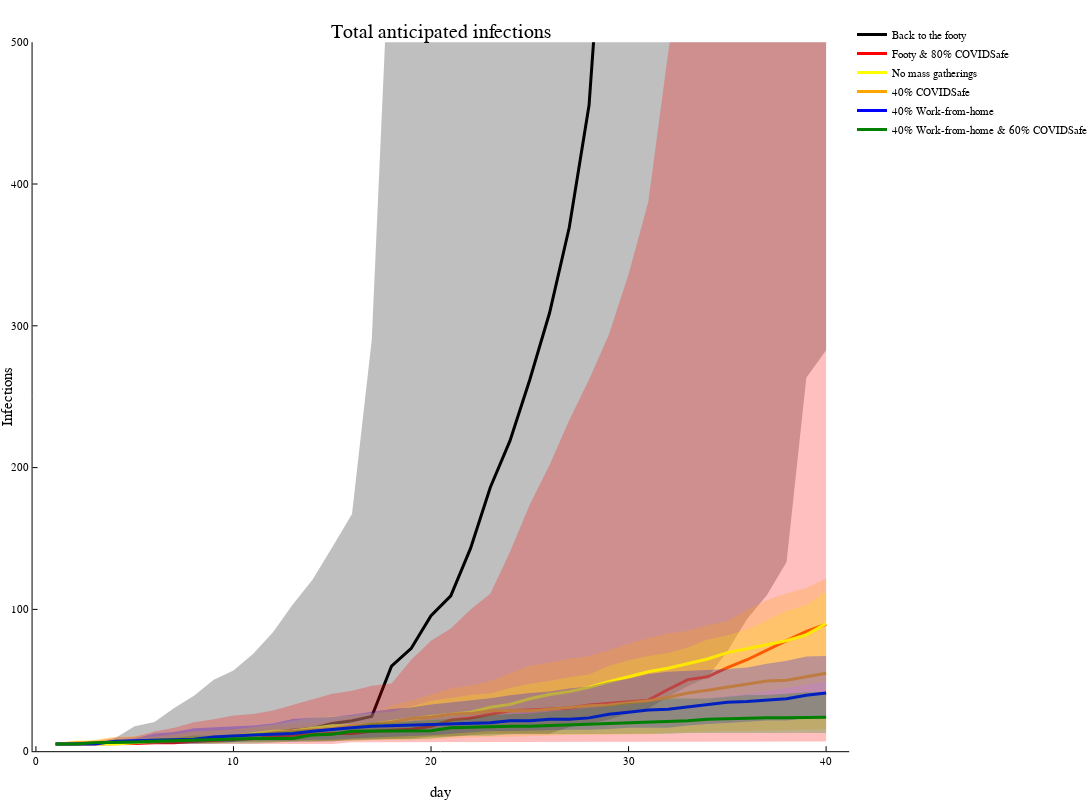

Notebook code cell kept with this figure:
### Code cell
plot([],title="Total anticipated infections",xlabel="day",ylabel="Infections",ylimit=(0,500),label=false,size=(1200,800))
EpiSim.plotquantiles(pop .- St0,:black,"Back to the footy")
EpiSim.plotquantiles(pop .- St1,:red,"Footy & 80% COVIDSafe")
EpiSim.plotquantiles(pop .- St2,:yellow,"No mass gatherings")
EpiSim.plotquantiles(pop .- St3,:orange,"40% COVIDSafe")
EpiSim.plotquantiles(pop .- St4,:blue,"40% Work-from-home")
EpiSim.plotquantiles(pop .- St5,:green,"40% Work-from-home & 60% COVIDSafe")

### Figure 1 — Plotly figure (JSON) as saved in the notebook; plotly's stock layout.template omitted (floating-point values rounded to 4 significant figures)
{"data": [{"colorbar": {"title": ""}, "fill": "tozeroy", "fillcolor": "rgba(0, 0, 0, 0.250)", "legendgroup": "Back to the footy", "line": {"color": "rgba(0, 0, 0, 1.000)", "dash": "solid", "shape": "linear", "width": 0}, "mode": "lines", "name": "Back to the footy", "showlegend": false, "type": "scatter", "x": [1, 2, 3, 4, 5, 6, 7, 8, 9, 10, 11, 12, 13, 14, 15, 16, 17, 18, 19, 20, 21, 22, 23, 24, 25, 26, 27, 28, 29, 30, 31, 32, 33, 34, 35, 36, 37, 38, 39, 40, 40, 39, 38, 37, 36, 35, 34, 33, 32, 31, 30, 29, 28, 27, 26, 25, 24, 23, 22, 21, 20, 19, 18, 17, 16, 15, 14, 13, 12, 11, 10, 9, 8, 7, 6, 5, 4, 3, 2, 1], "xaxis": "x1", "y": [5, 5, 5, 5, 5, 5, 5, 5.45, 5.45, 6.45, 6.45, 6.9, 6.9, 6.9, 6.9, 8, 8.45, 8.9, 8.9, 10.35, 10.35, 11.45, 12.35, 12.35, 12.35, 12.35, 16.85, 19.55, 22.25, 26.75, 30, 38.55, 45.85, 52.15, 70.35, 93.3, 109.9, 133.4, 263.4, 282.7, 143300.0, 123000.0, 104500.0, 88470.0, 74070.0, 61390.0, 50250.0, 41000.0, 33230.0, 26930.0, 21790.0, 17080.0, 13570.0, 10490.0, 8332.0, 6605.0, 5271.0, 4211.0, 3223.0, 2302.0, 1528.0, 1042.0, 602.5, 290.2, 167.3, 143.8, 120.8, 103.4, 83.9, 68.7, 56.9, 50.4, 39.15, 30.45, 20.65, 17.55, 9.1, 7, 6, 5], "yaxis": "y1", "zmax": null, "zmin": null}, {"colorbar": {"title": ""}, "legendgroup": "Back to the footy", "line": {"color": "rgba(0, 0, 0, 1.000)", "dash": "solid", "shape": "linear", "width": 3}, "mode": "lines", "name": "Back to the footy", "showlegend": true, "type": "scatter", "x": [1, 2, 3, 4, 5, 6, 7, 8, 9, 10, 11, 12, 13, 14, 15, 16, 17, 18, 19, 20, 21, 22, 23, 24, 25, 26, 27, 28, 29, 30, 31, 32, 33, 34, 35, 36, 37, 38, 39, 40], "xaxis": "x1", "y": [5, 5, 5.5, 5.5, 6, 6.5, 7, 8, 8, 8, 11.5, 13.5, 15, 16, 19.5, 21.5, 24.5, 60, 72.5, 95.5, 109.5, 143, 186, 219, 262, 309, 369.5, 455.5, 651, 876.5, 1180, 1546.0, 2062.0, 2758.0, 3442, 4844.0, 6020, 7668, 10360.0, 13800.0], "yaxis": "y1", "zmax": null, "zmin": null}, {"colorbar": {"title": ""}, "fill": "tozeroy", "fillcolor": "rgba(255, 0, 0, 0.250)", "legendgroup": "Footy & 80% COVIDSafe", "line": {"color": "rgba(255, 0, 0, 1.000)", "dash": "solid", "shape": "linear", "width": 0}, "mode": "lines", "name": "Footy & 80% COVIDSafe", "showlegend": false, "type": "scatter", "x": [1, 2, 3, 4, 5, 6, 7, 8, 9, 10, 11, 12, 13, 14, 15, 16, 17, 18, 19, 20, 21, 22, 23, 24, 25, 26, 27, 28, 29, 30, 31, 32, 33, 34, 35, 36, 37, 38, 39, 40, 40, 39, 38, 37, 36, 35, 34, 33, 32, 31, 30, 29, 28, 27, 26, 25, 24, 23, 22, 21, 20, 19, 18, 17, 16, 15, 14, 13, 12, 11, 10, 9, 8, 7, 6, 5, 4, 3, 2, 1], "xaxis": "x1", "y": [5, 5, 5, 5, 5, 5, 5, 5, 5, 5, 5, 5, 5, 5, 5, 6.35, 6.35, 6.35, 6.35, 6.8, 6.8, 6.8, 6.8, 6.8, 6.8, 6.8, 6.8, 6.8, 6.8, 6.8, 6.8, 6.8, 6.8, 6.8, 6.8, 6.8, 6.8, 6.8, 6.8, 6.8, 2243.0, 1932.0, 1642.0, 1328.0, 990.9, 846.1, 697.6, 582.6, 492.3, 387.4, 336.3, 293.7, 262.2, 233.5, 201.8, 174.0, 140.6, 111.1, 99.85, 86.6, 77.9, 64.45, 47.7, 46.15, 42.6, 40.5, 36.6, 33.05, 28.75, 26.2, 25.1, 22.55, 20.45, 16.6, 13.95, 10.1, 9.65, 7.55, 6.1, 5], "yaxis": "y1", "zmax": null, "zmin": null}, {"colorbar": {"title": ""}, "legendgroup": "Footy & 80% COVIDSafe", "line": {"color": "rgba(255, 0, 0, 1.000)", "dash": "solid", "shape": "linear", "width": 3}, "mode": "lines", "name": "Footy & 80% COVIDSafe", "showlegend": true, "type": "scatter", "x": [1, 2, 3, 4, 5, 6, 7, 8, 9, 10, 11, 12, 13, 14, 15, 16, 17, 18, 19, 20, 21, 22, 23, 24, 25, 26, 27, 28, 29, 30, 31, 32, 33, 34, 35, 36, 37, 38, 39, 40], "xaxis": "x1", "y": [5, 5, 5, 5.5, 5.5, 6, 6, 7, 7.5, 8.5, 9, 10.5, 11.5, 12, 12.5, 12.5, 14, 15, 15.5, 17.5, 22, 23.5, 26, 28.5, 29, 29.5, 30.5, 32.5, 33.5, 35, 36, 43.5, 50.5, 52.5, 59, 64.5, 71.5, 78, 84.5, 89.5], "yaxis": "y1", "zmax": null, "zmin": null}, {"colorbar": {"title": ""}, "fill": "tozeroy", "fillcolor": "rgba(255, 255, 0, 0.250)", "legendgroup": "No mass gatherings", "line": {"color": "rgba(255, 255, 0, 1.000)", "dash": "solid", "shape": "linear", "width": 0}, "mode": "lines", "name": "No mass gatherings", "showlegend": false, "type": "scatter", "x": [1, 2, 3, 4, 5, 6, 7, 8, 9, 10, 11, 12, 13, 14, 15, 16, 17, 18, 19, 20, 21, 22, 23, 24, 25, 26, 27, 28, 29, 30, 31, 32, 33, 34, 35, 36, 37, 38, 39, 40, 40, 39, 38, 37, 36, 35, 34, 33, 32, 31, 30, 29, 28, 27, 26, 25, 24, 23, 22, 21, 20, 19, 18, 17, 16, 15, 14, 13, 12, 11, 10, 9, 8, 7, 6, 5, 4, 3, 2, 1], "xaxis": "x1", "y": [5, 5, 5, 5, 5, 5, 6.45, 7, 7.45, 8.45, 9.45, 11, 11.9, 12.45, 14, 15, 16.45, 17.45, 17.45, 18, 20, 23.35, 24.9, 26.35, 27.9, 29.35, 31, 31.9, 32.9, 33.35, 35.25, 36.25, 36.7, 37.25, 38.9, 40.7, 42.05, 44.5, 46.85, 49.3, 112.5, 103.0, 98.85, 92.4, 85.75, 81.65, 78.75, 73.1, 69.2, 67.2, 64.2, 60.1, 54, 52.1, 49.55, 47.55, 44.65, 40.75, 39.65, 37.55, 35.55, 31.55, 27.65, 27.1, 25, 24.55, 23.55, 21.55, 18.65, 17, 15.1, 14.65, 14.1, 11.55, 10, 8.65, 8.65, 8.2, 7.65, 5], "yaxis": "y1", "zmax": null, "zmin": null}, {"colorbar": {"title": ""}, "legendgroup": "No mass gatherings", "line": {"color": "rgba(255, 255, 0, 1.000)", "dash": "solid", "shape": "linear", "width": 3}, "mode": "lines", "name": "No mass gatherings", "showlegend": true, "type": "scatter", "x": [1, 2, 3, 4, 5, 6, 7, 8, 9, 10, 11, 12, 13, 14, 15, 16, 17, 18, 19, 20, 21, 22, 23, 24, 25, 26, 27, 28, 29, 30, 31, 32, 33, 34, 35, 36, 37, 38, 39, 40], "xaxis": "x1", "y": [5, 5, 5, 5, 6, 7, 8.5, 8.5, 9.5, 10.5, 12.5, 14, 14.5, 16.5, 18, 18, 19, 21, 23, 24.5, 26, 27.5, 31, 33, 37, 40, 42, 45, 49, 52.5, 56, 58.5, 62, 65, 69.5, 72, 75, 78, 82, 90], "yaxis": "y1", "zmax": null, "zmin": null}, {"colorbar": {"title": ""}, "fill": "tozeroy", "fillcolor": "rgba(255, 165, 0, 0.250)", "legendgroup": "40% COVIDSafe", "line": {"color": "rgba(255, 165, 0, 1.000)", "dash": "solid", "shape": "linear", "width": 0}, "mode": "lines", "name": "40% COVIDSafe", "showlegend": false, "type": "scatter", "x": [1, 2, 3, 4, 5, 6, 7, 8, 9, 10, 11, 12, 13, 14, 15, 16, 17, 18, 19, 20, 21, 22, 23, 24, 25, 26, 27, 28, 29, 30, 31, 32, 33, 34, 35, 36, 37, 38, 39, 40, 40, 39, 38, 37, 36, 35, 34, 33, 32, 31, 30, 29, 28, 27, 26, 25, 24, 23, 22, 21, 20, 19, 18, 17, 16, 15, 14, 13, 12, 11, 10, 9, 8, 7, 6, 5, 4, 3, 2, 1], "xaxis": "x1", "y": [5, 5, 5, 5, 6, 6, 6, 6, 6, 6.9, 6.9, 6.9, 6.9, 6.9, 6.9, 7.35, 7.8, 7.8, 8.25, 8.25, 9.15, 9.7, 10.15, 10.15, 10.6, 11.5, 11.5, 11.5, 11.5, 11.95, 11.95, 12.85, 13.3, 14.2, 14.2, 14.2, 14.65, 15.1, 15.1, 15.55, 121.8, 115.1, 111.3, 106.4, 99.8, 91.8, 88.9, 85.0, 83.0, 79.9, 75.8, 71.15, 67.15, 65.15, 62.6, 60.25, 54.9, 49.45, 46.35, 44.25, 40.05, 35.75, 32.2, 26.2, 24.65, 21.55, 19.65, 18.65, 17.65, 16.55, 15.55, 14.65, 13.2, 12.65, 11.1, 10.55, 10.1, 8, 6.55, 5], "yaxis": "y1", "zmax": null, "zmin": null}, {"colorbar": {"title": ""}, "legendgroup": "40% COVIDSafe", "line": {"color": "rgba(255, 165, 0, 1.000)", "dash": "solid", "shape": "linear", "width": 3}, "mode": "lines", "name": "40% COVIDSafe", "showlegend": true, "type": "scatter", "x": [1, 2, 3, 4, 5, 6, 7, 8, 9, 10, 11, 12, 13, 14, 15, 16, 17, 18, 19, 20, 21, 22, 23, 24, 25, 26, 27, 28, 29, 30, 31, 32, 33, 34, 35, 36, 37, 38, 39, 40], "xaxis": "x1", "y": [5, 6, 6, 6.5, 7.5, 7.5, 8, 8.5, 9, 10, 10.5, 13, 14, 15.5, 16, 18, 19.5, 20.5, 23, 24, 26, 26.5, 28.5, 28.5, 28.5, 29.5, 31, 32, 32.5, 34, 35.5, 38, 41, 43, 45, 47, 49.5, 50, 52.5, 55], "yaxis": "y1", "zmax": null, "zmin": null}, {"colorbar": {"title": ""}, "fill": "tozeroy", "fillcolor": "rgba(0, 0, 255, 0.250)", "legendgroup": "40% Work-from-home", "line": {"color": "rgba(0, 0, 255, 1.000)", "dash": "solid", "shape": "linear", "width": 0}, "mode": "lines", "name": "40% Work-from-home", "showlegend": false, "type": "scatter", "x": [1, 2, 3, 4, 5, 6, 7, 8, 9, 10, 11, 12, 13, 14, 15, 16, 17, 18, 19, 20, 21, 22, 23, 24, 25, 26, 27, 28, 29, 30, 31, 32, 33, 34, 35, 36, 37, 38, 39, 40, 40, 39, 38, 37, 36, 35, 34, 33, 32, 31, 30, 29, 28, 27, 26, 25, 24, 23, 22, 21, 20, 19, 18, 17, 16, 15, 14, 13, 12, 11, 10, 9, 8, 7, 6, 5, 4, 3, 2, 1], "xaxis": "x1", "y": [5, 5, 5, 5, 5.45, 5.45, 5.45, 5.45, 6.45, 6.45, 7.45, 7.45, 7.45, 8, 8, 8.9, 9.35, 9.8, 10.7, 11.25, 12.25, 13.35, 14.25, 14.25, 14.25, 14.7, 15.15, 15.15, 15.7, 16.6, 16.6, 16.6, 18.15, 19.25, 19.8, 20.7, 21.7, 21.7, 23.15, 23.7, 67.2, 66.75, 63.85, 61.75, 59.0, 58.0, 57.45, 57.0, 56.0, 54.45, 51.0, 48.9, 45.7, 44.25, 42.15, 41.05, 39.5, 37.3, 35.85, 34.4, 32.95, 30.85, 29.75, 27.75, 25.65, 24.1, 23.65, 22.65, 19.55, 18.2, 17.65, 16.65, 16.1, 13.55, 12.55, 9, 7, 7, 6.55, 5], "yaxis": "y1", "zmax": null, "zmin": null}, {"colorbar": {"title": ""}, "legendgroup": "40% Work-from-home", "line": {"color": "rgba(0, 0, 255, 1.000)", "dash": "solid", "shape": "linear", "width": 3}, "mode": "lines", "name": "40% Work-from-home", "showlegend": true, "type": "scatter", "x": [1, 2, 3, 4, 5, 6, 7, 8, 9, 10, 11, 12, 13, 14, 15, 16, 17, 18, 19, 20, 21, 22, 23, 24, 25, 26, 27, 28, 29, 30, 31, 32, 33, 34, 35, 36, 37, 38, 39, 40], "xaxis": "x1", "y": [5, 5, 5, 7, 7.5, 8, 8.5, 8.5, 10, 11, 11.5, 12, 12.5, 14, 15.5, 16.5, 17.5, 18, 18, 18.5, 19.5, 19.5, 20, 21.5, 21.5, 22.5, 22.5, 23.5, 26, 27.5, 29, 29.5, 31, 33, 34.5, 35, 36, 37, 39.5, 41], "yaxis": "y1", "zmax": null, "zmin": null}, {"colorbar": {"title": ""}, "fill": "tozeroy", "fillcolor": "rgba(0, 128, 0, 0.250)", "legendgroup": "40% Work-from-home & 60% COVIDSafe", "line": {"color": "rgba(0, 128, 0, 1.000)", "dash": "solid", "shape": "linear", "width": 0}, "mode": "lines", "name": "40% Work-from-home & 60% COVIDSafe", "showlegend": false, "type": "scatter", "x": [1, 2, 3, 4, 5, 6, 7, 8, 9, 10, 11, 12, 13, 14, 15, 16, 17, 18, 19, 20, 21, 22, 23, 24, 25, 26, 27, 28, 29, 30, 31, 32, 33, 34, 35, 36, 37, 38, 39, 40, 40, 39, 38, 37, 36, 35, 34, 33, 32, 31, 30, 29, 28, 27, 26, 25, 24, 23, 22, 21, 20, 19, 18, 17, 16, 15, 14, 13, 12, 11, 10, 9, 8, 7, 6, 5, 4, 3, 2, 1], "xaxis": "x1", "y": [5, 5, 5, 5, 5, 5, 5, 5, 5, 5, 5.45, 6, 6.9, 6.9, 7.35, 7.9, 7.9, 8.45, 8.45, 9, 10.35, 10.9, 10.9, 11.9, 11.9, 11.9, 11.9, 11.9, 12.35, 12.35, 12.35, 12.35, 12.9, 12.9, 12.9, 12.9, 12.9, 12.9, 12.9, 12.9, 41.55, 41.55, 40.55, 39.55, 39.55, 38.55, 37.1, 37.1, 37.1, 34.55, 34, 32, 30.55, 29.55, 28, 26.55, 26.1, 25.65, 23.55, 22.65, 22.2, 21.2, 20.2, 20.2, 17.65, 16.1, 15.55, 14.65, 13.55, 12.55, 12, 11.1, 11.1, 9.55, 9.1, 8, 8, 6, 5.55, 5], "yaxis": "y1", "zmax": null, "zmin": null}, {"colorbar": {"title": ""}, "legendgroup": "40% Work-from-home & 60% COVIDSafe", "line": {"color": "rgba(0, 128, 0, 1.000)", "dash": "solid", "shape": "linear", "width": 3}, "mode": "lines", "name": "40% Work-from-home & 60% COVIDSafe", "showlegend": true, "type": "scatter", "x": [1, 2, 3, 4, 5, 6, 7, 8, 9, 10, 11, 12, 13, 14, 15, 16, 17, 18, 19, 20, 21, 22, 23, 24, 25, 26, 27, 28, 29, 30, 31, 32, 33, 34, 35, 36, 37, 38, 39, 40], "xaxis": "x1", "y": [5, 5, 6, 6, 6.5, 7, 7.5, 7.5, 8.5, 9, 9, 9, 9, 11.5, 12, 14, 14, 14, 14, 14.5, 16.5, 17, 17.5, 17.5, 17.5, 18, 18.5, 19, 19, 19.5, 20, 20.5, 21.5, 22.5, 23, 23, 23.5, 23.5, 23.5, 24], "yaxis": "y1", "zmax": null, "zmin": null}], "layout": {"annotations": [{"font": {"color": "rgba(0, 0, 0, 1.000)", "family": "sans-serif", "size": 20}, "rotation": 0, "showarrow": false, "text": "Total anticipated infections", "x": 0.5175, "xanchor": "center", "xref": "paper", "y": 1, "yanchor": "top", "yref": "paper"}], "height": 800, "legend": {"bgcolor": "rgba(255, 255, 255, 1.000)", "bordercolor": "rgba(0, 0, 0, 1.000)", "font": {"color": "rgba(0, 0, 0, 1.000)", "family": "sans-serif", "size": 11}, "tracegroupgap": 0, "x": 1, "y": 1}, "margin": {"b": 20, "l": 0, "r": 0, "t": 20}, "paper_bgcolor": "rgba(255, 255, 255, 1.000)", "plot_bgcolor": "rgba(255, 255, 255, 1.000)", "showlegend": true, "width": 1200, "xaxis": {"anchor": "y1", "domain": [0.03823, 0.9967], "gridcolor": "rgba(0, 0, 0, 0.100)", "gridwidth": 0.5, "linecolor": "rgba(0, 0, 0, 1.000)", "mirror": false, "range": [-0.17, 41.17], "showgrid": false, "showline": true, "showticklabels": true, "tickangle": 0, "tickcolor": "rgb(0, 0, 0)", "tickfont": {"color": "rgba(0, 0, 0, 1.000)", "family": "sans-serif", "size": 11}, "tickmode": "array", "ticks": "inside", "ticktext": ["0", "10", "20", "30", "40"], "tickvals": [0, 10, 20, 30, 40], "title": "day", "titlefont": {"color": "rgba(0, 0, 0, 1.000)", "family": "sans-serif", "size": 15}, "type": "-", "visible": true, "zeroline": false, "zerolinecolor": "rgba(0, 0, 0, 1.000)"}, "yaxis": {"anchor": "x1", "domain": [0.03791, 0.9708], "gridcolor": "rgba(0, 0, 0, 0.100)", "gridwidth": 0.5, "linecolor": "rgba(0, 0, 0, 1.000)", "mirror": false, "range": [0, 500], "showgrid": false, "showline": true, "showticklabels": true, "tickangle": 0, "tickcolor": "rgb(0, 0, 0)", "tickfont": {"color": "rgba(0, 0, 0, 1.000)", "family": "sans-serif", "size": 11}, "tickmode": "array", "ticks": "inside", "ticktext": ["0", "100", "200", "300", "400", "500"], "tickvals": [0, 100, 200, 300, 400, 500], "title": "Infections", "titlefont": {"color": "rgba(0, 0, 0, 1.000)", "family": "sans-serif", "size": 15}, "type": "-", "visible": true, "zeroline": false, "zerolinecolor": "rgba(0, 0, 0, 1.000)"}}}
